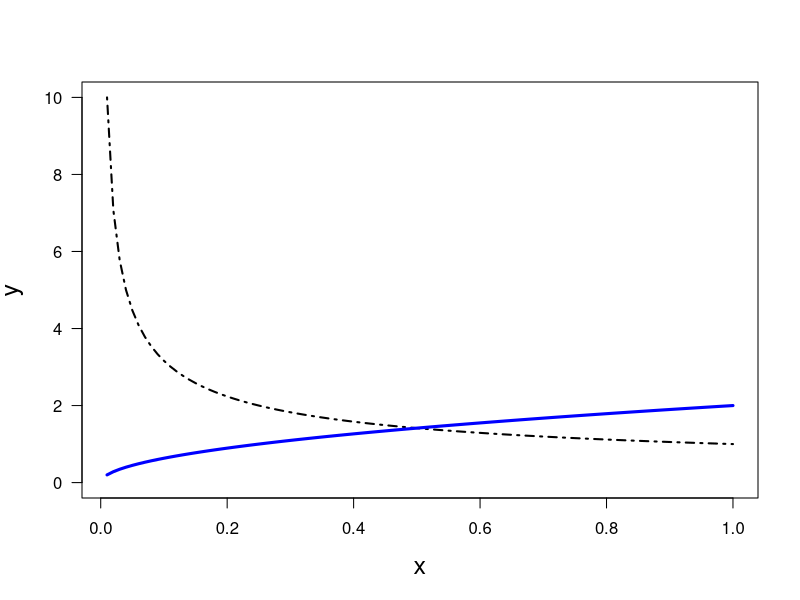

R code for this plot:
print('file: MDintegrateSingularity.R')
# integral with singularity at x=0
integrand3 = function(x) 1/sqrt(x)
I3 = integrate(integrand3,0,1)$value; print(c(I3,'I3, numerical'))
I3ana = 2*sqrt(1)-2*sqrt(0);          print(c(I3ana,'I3analytical'))
x = seq(0.01,1,0.01); y = integrand3(x); yi = 2*sqrt(x)
# png('IntSqrt170220.png',width=16,height=12,units='cm',res=300)
plot(x,y,type='l',lwd=2,col='black',xlab='x',ylab='y',las=1,ylim=c(0,10),
     cex.lab=1.5,lty=4)
lines(x,yi,col='blue',lwd=3,lty=1)
# dev.off()
